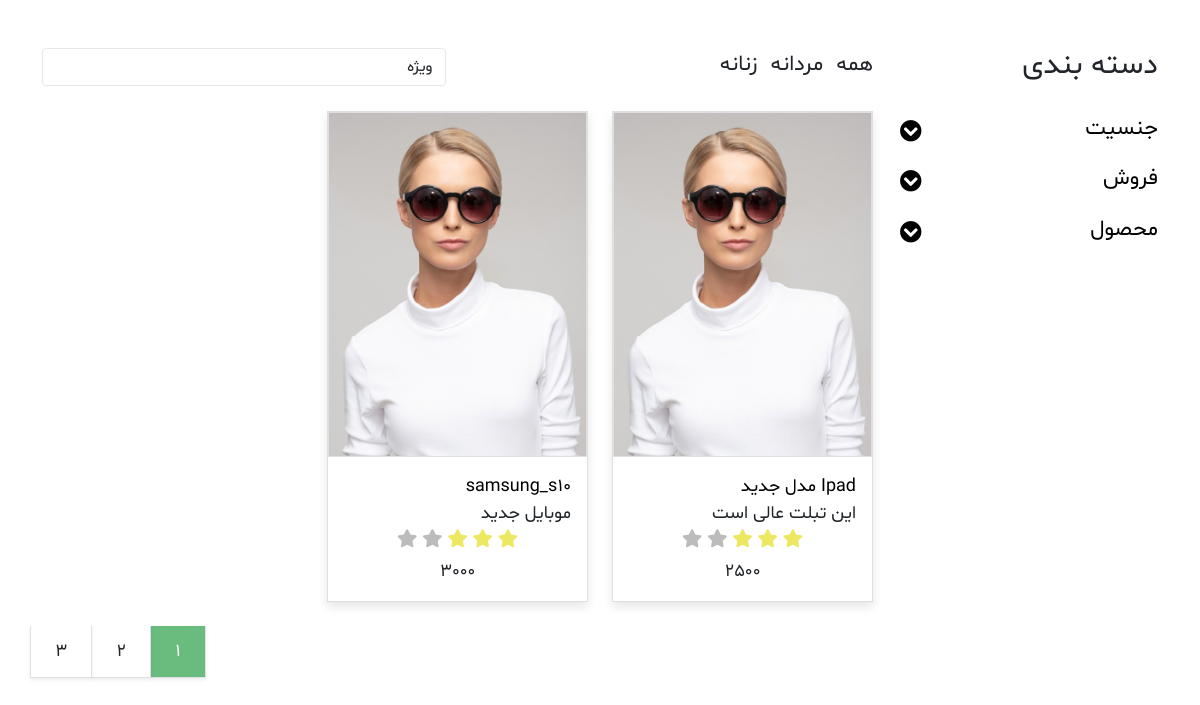
/product/, run on an earlier commit of the app's database.
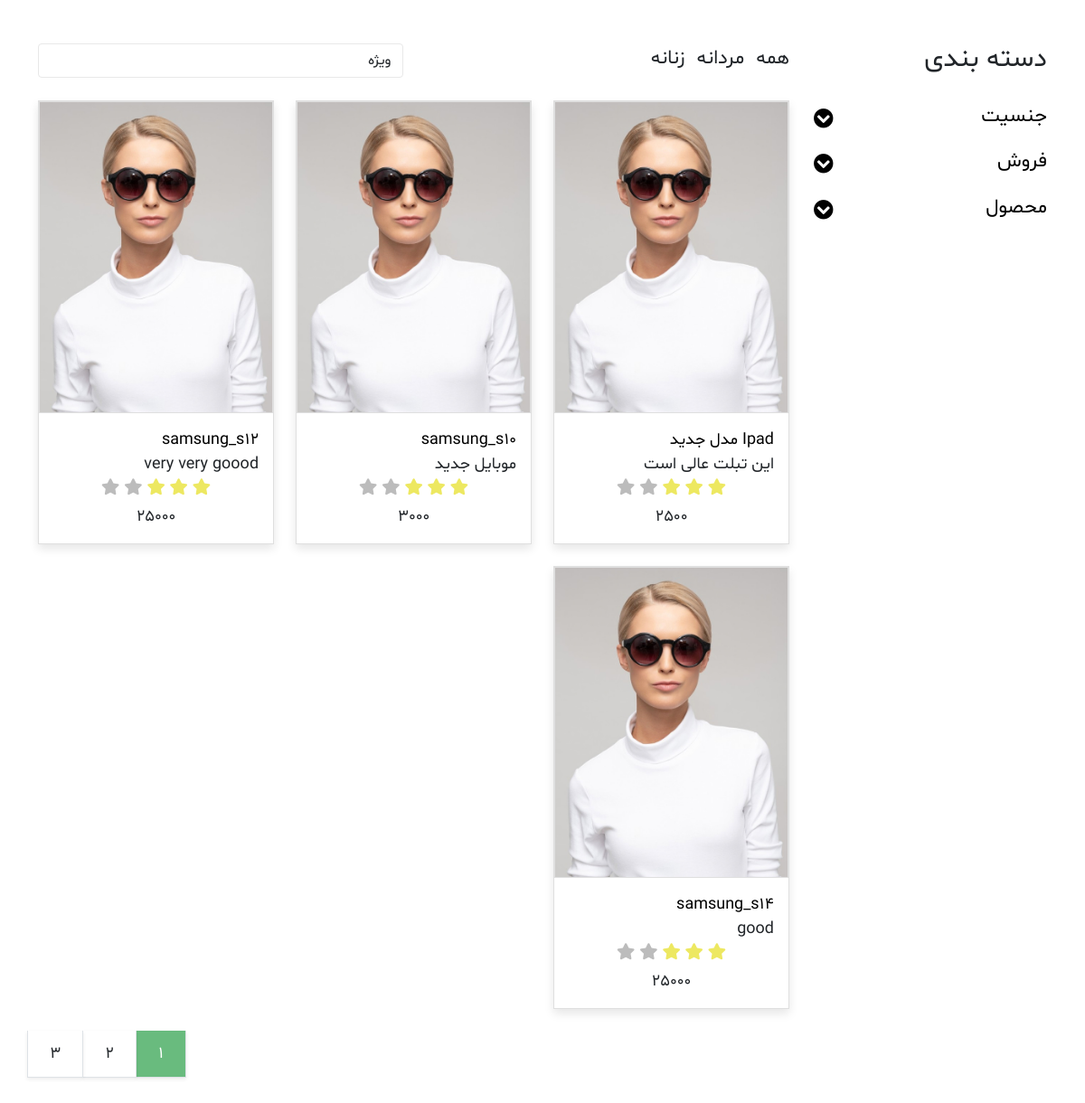
And on a later commit of the database.
### product/models.py (models this page shows, shortened)
class Product(models.Model):
    titel = models.CharField(max_length=300, db_index=True)
    category = models.ManyToManyField(ProductsCategory, related_name='products_category', verbose_name='کتگوری')
    price = models.PositiveBigIntegerField(verbose_name='قیمت')
    short_desc = models.TextField(max_length=360, null=True, blank=True, verbose_name='توضیحات اصلی')
    is_active = models.BooleanField(default=False)
    slug = models.SlugField(default='', null=False, db_index=True, max_length=200, unique=True, blank=True)
    is_delete = models.BooleanField(verbose_name='حذف شده است؟')
    brand = models.ForeignKey(ProductBrand, on_delete=models.CASCADE, verbose_name='برند', blank=True, null=True )
    def get_absolute_url(self):
        return reverse("product-detail", args=[self.slug])
    class Meta:
        verbose_name = 'محصول'
        verbose_name_plural = 'محصولات'

### product/views.py (the view)
# urls.py: path('', views.ProductListView.as_view(), name='product_list'),
class ProductListView(ListView):
    template_name = 'product/product_list.html'
    model = Product
    context_object_name = 'products'
    def get_queryset(self):
        base_query = super(ProductListView, self).get_queryset()
        data = base_query.filter(is_active=True)
        return data

### product/templates/product/product_list.html (shortened to what this page needs)
{% extends 'shared/_layout.html' %}
{% block content %}
    <div class="container py-5">
        <div class="row">
            <div class="col-lg-3">
                <h1 class="h2 pb-4">دسته بندی</h1>
                <ul class="list-unstyled templatemo-accordion padd-r-0">
                    <li class="pb-3">
                        <a class="collapsed d-flex justify-content-between h3 text-decoration-none" href="#">
                            جنسیت
                            <i class="fa fa-fw fa-chevron-circle-down mt-1"></i>
                        </a>
                    </li>
                    <li class="pb-3">
                        <a class="collapsed d-flex justify-content-between h3 text-decoration-none" href="#">
                            فروش
                            <i class="pull-right fa fa-fw fa-chevron-circle-down mt-1"></i>
                        </a>
                    </li>
                    <li class="pb-3">
                        <a class="collapsed d-flex justify-content-between h3 text-decoration-none" href="#">
                            محصول
                            <i class="pull-right fa fa-fw fa-chevron-circle-down mt-1"></i>
                        </a>
                    </li>
                </ul>
            </div>
            <div class="col-lg-9">
                <div class="row">
                    <div class="col-md-6">
                        <ul class="list-inline shop-top-menu pb-3 pt-1 padd-r-0">
                            <li class="list-inline-item">
                                <a class="h3 text-dark text-decoration-none mr-3" href="#">همه</a>
                            </li>
                            <li class="list-inline-item">
                                <a class="h3 text-dark text-decoration-none mr-3" href="#">مردانه</a>
                            </li>
                            <li class="list-inline-item">
                                <a class="h3 text-dark text-decoration-none" href="#">زنانه</a>
                            </li>
                        </ul>
                    </div>
                    <div class="col-md-6 pb-4">
                        <div class="d-flex">
                            <select class="form-control">
                                <option>ویژه</option>
                            </select>
                        </div>
                    </div>
                </div>
                <div class="row">
                    {% for product in products %}
                        {% include 'includes/product_item_partial.html' with product=product %}
                    {% endfor %}
                </div>
                <div class="row">
                    <ul class="pagination pagination-lg justify-content-end">
                        <li class="page-item disabled">
                            <a class="page-link active rounded-0 mr-3 shadow-sm border-top-0 border-left-0" href="#" tabindex="-1">1</a>
                        </li>
                        <li class="page-item">
                            <a class="page-link rounded-0 mr-3 shadow-sm border-top-0 border-left-0 text-dark" href="#">2</a>
                        </li>
                        <li class="page-item">
                            <a class="page-link rounded-0 shadow-sm border-top-0 border-left-0 text-dark" href="#">3</a>
                        </li>
                    </ul>
                </div>
                </div>
        </div>
    </div>
{% endblock %}

### templates/shared/_layout.html (shortened to what this page needs)
{% load render_partial %}
<!DOCTYPE html>
<html lang="en">
<head>
    {% include 'shared/header_references.html' %}
</head>
<body>
    {% block content %}
    {% endblock %}
</body>
</html>

### templates/shared/header_references.html (shortened to what this page needs)
    <link rel="stylesheet" href="/static/css/bootstrap.min.css">
    <link rel="stylesheet" href="/static/css/templatemo.css">
    <link rel="stylesheet" href="/static/css/custom.css">
    <link rel="stylesheet" href="/static/css/fontawesome.min.css">
    <link rel="stylesheet" href="/static/css/fonts.css">

### product/templates/includes/product_item_partial.html (shortened to what this page needs)
<div class="col-md-4">
                        <div class="card mb-4 product-wap rounded-0">
                            <div class="card rounded-0">
                                <img class="card-img rounded-0 img-fluid" src="/static/img/shop_01.jpg">
                            </div>
                            <div class="card-body">
                                <a href="{{ product.get_absolute_url }}" class="h3 text-decoration-none">{{product.titel}}</a>
                                <ul class="w-100 list-unstyled d-flex justify-content-between mb-0 padd-r-0">
                                    <li>{{product.short_desc}}</li>
                                </ul>
                                <ul class="list-unstyled d-flex justify-content-center mb-1 padd-r-0">
                                    <li>
                                        <i class="text-warning fa fa-star"></i>
                                        <i class="text-warning fa fa-star"></i>
                                        <i class="text-warning fa fa-star"></i>
                                        <i class="text-muted fa fa-star"></i>
                                        <i class="text-muted fa fa-star"></i>
                                    </li>
                                </ul>
                                <p class="text-center mb-0">{{ product.price }}</p>
                            </div>
                        </div>
                    </div>

### static/css/templatemo.css (style rules this page uses)
body { direction: rtl; }
body, ul, li, p, a, label, input, div { font-family: shabnam; font-size: 18px !important; font-weight: 300 !important; }
.h2 { font-family: shabnam; font-size: 30px !important; font-weight: 300; }
.h3 { font-family: shabnam; font-size: 22px !important; }
.text-warning { color: #ede861 !important; }
.text-muted { color: #bcbcbc !important; }
.pagination .page-link:hover, .pagination .page-link.active { background-color: #69bb7e; color: #fff; }
.templatemo-accordion a { color: #000; }
.product-wap { box-shadow: 0px 5px 10px 0px rgba(0, 0, 0, 0.10); }
.card.product-wap a { color: #000; }
.form-control { border: 1px solid #e8e8e8; }
.product-wap .h3, .product-wap li, .product-wap i, .product-wap p { font-size: 12px !important; }
@media (min-width: 992px) { .product-wap .h3, .product-wap li, .product-wap i, .product-wap p { font-size: 18px !important; } }
.padd-r-0 { padding-right: 0; }

What changed in the data, as far as the page shows it:
added Product: titel "samsung_s12", short_desc "very very goood", price "25000"
added Product: titel "samsung_s14", short_desc "good", price "25000"
